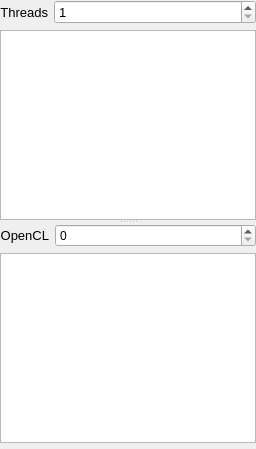
      <widget class="QWidget" name="computation">
       <attribute name="title">
        <string>Computation</string>
       </attribute>
       <layout class="QGridLayout" name="gridLayout_7">
        <property name="leftMargin">
         <number>0</number>
        </property>
        <property name="topMargin">
         <number>0</number>
        </property>
        <property name="rightMargin">
         <number>0</number>
        </property>
        <property name="bottomMargin">
         <number>0</number>
        </property>
        <item row="0" column="0">
         <widget class="QSplitter" name="splitter">
          <property name="orientation">
           <enum>Qt::Orientation::Vertical</enum>
          </property>
          <widget class="QWidget" name="widget_4" native="true">
           <layout class="QGridLayout" name="gridLayout_2" columnstretch="0,1">
            <property name="leftMargin">
             <number>0</number>
            </property>
            <property name="topMargin">
             <number>0</number>
            </property>
            <property name="rightMargin">
             <number>0</number>
            </property>
            <property name="bottomMargin">
             <number>0</number>
            </property>
            <item row="0" column="1">
             <widget class="QSpinBox" name="threads">
              <property name="font">
               <font>
                <pointsize>10</pointsize>
               </font>
              </property>
              <property name="minimum">
               <number>1</number>
              </property>
              <property name="neutrinoSave" stdset="0">
               <bool>true</bool>
              </property>
             </widget>
            </item>
            <item row="0" column="0">
             <widget class="QLabel" name="labelThreads">
              <property name="font">
               <font>
                <pointsize>10</pointsize>
               </font>
              </property>
              <property name="text">
               <string>Threads</string>
              </property>
              <property name="alignment">
               <set>Qt::AlignmentFlag::AlignRight|Qt::AlignmentFlag::AlignTrailing|Qt::AlignmentFlag::AlignVCenter</set>
              </property>
             </widget>
            </item>
            <item row="1" column="0" colspan="2">
             <widget class="QPlainTextEdit" name="infoCores">
              <property name="readOnly">
               <bool>true</bool>
              </property>
             </widget>
            </item>
           </layout>
          </widget>
          <widget class="QWidget" name="widget_5" native="true">
           <layout class="QGridLayout" name="gridLayout_3" columnstretch="0,1">
            <property name="leftMargin">
             <number>0</number>
            </property>
            <property name="topMargin">
             <number>0</number>
            </property>
            <property name="rightMargin">
             <number>0</number>
            </property>
            <property name="bottomMargin">
             <number>0</number>
            </property>
            <item row="0" column="0">
             <widget class="QLabel" name="label_4">
              <property name="font">
               <font>
                <pointsize>10</pointsize>
               </font>
              </property>
              <property name="text">
               <string>OpenCL</string>
              </property>
              <property name="alignment">
               <set>Qt::AlignmentFlag::AlignRight|Qt::AlignmentFlag::AlignTrailing|Qt::AlignmentFlag::AlignVCenter</set>
              </property>
             </widget>
            </item>
            <item row="0" column="1">
             <widget class="QSpinBox" name="openclUnit">
              <property name="neutrinoSave" stdset="0">
               <bool>true</bool>
              </property>
             </widget>
            </item>
            <item row="1" column="0" colspan="2">
             <widget class="QPlainTextEdit" name="openclDescription">
              <property name="readOnly">
               <bool>true</bool>
              </property>
             </widget>
            </item>
           </layout>
          </widget>
         </widget>
        </item>
        <item row="1" column="0">
         <widget class="QWidget" name="widget_3" native="true">
          <layout class="QHBoxLayout" name="horizontalLayout_4">
           <property name="leftMargin">
            <number>0</number>
           </property>
           <property name="topMargin">
            <number>0</number>
           </property>
           <property name="rightMargin">
            <number>0</number>
           </property>
           <property name="bottomMargin">
            <number>0</number>
           </property>
          </layout>
         </widget>
        </item>
       </layout>
      </widget>
